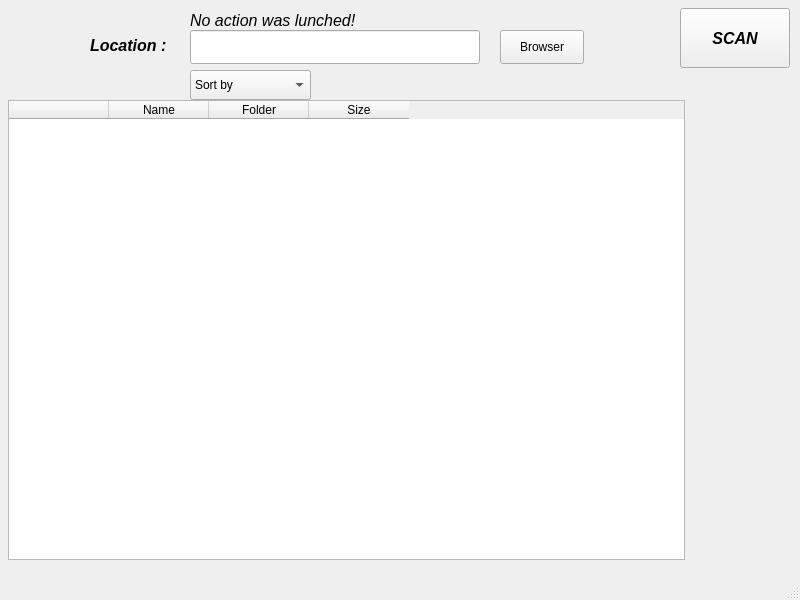
<?xml version="1.0" encoding="UTF-8"?>
<ui version="4.0">
 <class>MainWindow</class>
 <widget class="QMainWindow" name="MainWindow">
  <property name="geometry">
   <rect>
    <x>0</x>
    <y>0</y>
    <width>800</width>
    <height>600</height>
   </rect>
  </property>
  <property name="cursor">
   <cursorShape>ArrowCursor</cursorShape>
  </property>
  <property name="windowTitle">
   <string>MainWindow</string>
  </property>
  <widget class="QWidget" name="centralwidget">
   <widget class="QLabel" name="info">
    <property name="geometry">
     <rect>
      <x>190</x>
      <y>10</y>
      <width>291</width>
      <height>20</height>
     </rect>
    </property>
    <property name="font">
     <font>
      <family>Arial</family>
      <pointsize>12</pointsize>
      <weight>50</weight>
      <italic>true</italic>
      <bold>false</bold>
     </font>
    </property>
    <property name="cursor">
     <cursorShape>ArrowCursor</cursorShape>
    </property>
    <property name="mouseTracking">
     <bool>false</bool>
    </property>
    <property name="tabletTracking">
     <bool>false</bool>
    </property>
    <property name="text">
     <string>No action was lunched!</string>
    </property>
   </widget>
   <widget class="QLabel" name="loading">
    <property name="geometry">
     <rect>
      <x>0</x>
      <y>0</y>
      <width>800</width>
      <height>571</height>
     </rect>
    </property>
    <property name="text">
     <string/>
    </property>
   </widget>
   <widget class="QPushButton" name="scanbtn">
    <property name="geometry">
     <rect>
      <x>680</x>
      <y>8</y>
      <width>110</width>
      <height>60</height>
     </rect>
    </property>
    <property name="font">
     <font>
      <family>Arial</family>
      <pointsize>12</pointsize>
      <weight>75</weight>
      <italic>true</italic>
      <bold>true</bold>
     </font>
    </property>
    <property name="text">
     <string>SCAN</string>
    </property>
    <property name="checkable">
     <bool>false</bool>
    </property>
    <property name="checked">
     <bool>false</bool>
    </property>
   </widget>
   <widget class="QTableWidget" name="dup_table">
    <property name="geometry">
     <rect>
      <x>8</x>
      <y>100</y>
      <width>677</width>
      <height>460</height>
     </rect>
    </property>
    <property name="frameShape">
     <enum>QFrame::StyledPanel</enum>
    </property>
    <property name="frameShadow">
     <enum>QFrame::Sunken</enum>
    </property>
    <property name="lineWidth">
     <number>3</number>
    </property>
    <property name="midLineWidth">
     <number>4</number>
    </property>
    <property name="verticalScrollBarPolicy">
     <enum>Qt::ScrollBarAsNeeded</enum>
    </property>
    <property name="horizontalScrollBarPolicy">
     <enum>Qt::ScrollBarAsNeeded</enum>
    </property>
    <property name="sizeAdjustPolicy">
     <enum>QAbstractScrollArea::AdjustIgnored</enum>
    </property>
    <property name="showGrid">
     <bool>true</bool>
    </property>
    <property name="rowCount">
     <number>0</number>
    </property>
    <property name="columnCount">
     <number>4</number>
    </property>
    <property name="Size" stdset="0">
     <size>
      <width>-1</width>
      <height>-1</height>
     </size>
    </property>
    <column>
     <property name="text">
      <string/>
     </property>
    </column>
    <column>
     <property name="text">
      <string>Name</string>
     </property>
    </column>
    <column>
     <property name="text">
      <string>Folder</string>
     </property>
    </column>
    <column>
     <property name="text">
      <string>Size</string>
     </property>
    </column>
   </widget>
   <widget class="QDialog" name="kdialog">
    <property name="geometry">
     <rect>
      <x>2218</x>
      <y>431</y>
      <width>16</width>
      <height>16</height>
     </rect>
    </property>
   </widget>
   <widget class="QPushButton" name="filebrowse">
    <property name="geometry">
     <rect>
      <x>500</x>
      <y>30</y>
      <width>84</width>
      <height>34</height>
     </rect>
    </property>
    <property name="text">
     <string>Browser</string>
    </property>
   </widget>
   <widget class="QLineEdit" name="path_browser">
    <property name="enabled">
     <bool>true</bool>
    </property>
    <property name="geometry">
     <rect>
      <x>190</x>
      <y>30</y>
      <width>290</width>
      <height>34</height>
     </rect>
    </property>
    <property name="text">
     <string/>
    </property>
   </widget>
   <widget class="QWidget" name="verticalLayoutWidget">
    <property name="geometry">
     <rect>
      <x>90</x>
      <y>30</y>
      <width>91</width>
      <height>31</height>
     </rect>
    </property>
    <layout class="QVBoxLayout" name="verticalLayout">
     <item>
      <widget class="QLabel" name="label">
       <property name="font">
        <font>
         <family>Arial</family>
         <pointsize>12</pointsize>
         <weight>75</weight>
         <italic>true</italic>
         <bold>true</bold>
        </font>
       </property>
       <property name="text">
        <string>Location :</string>
       </property>
      </widget>
     </item>
    </layout>
   </widget>
   <widget class="QComboBox" name="sort_combo">
    <property name="geometry">
     <rect>
      <x>190</x>
      <y>70</y>
      <width>121</width>
      <height>30</height>
     </rect>
    </property>
    <item>
     <property name="text">
      <string>Sort by</string>
     </property>
    </item>
    <item>
     <property name="text">
      <string>Name (default)</string>
     </property>
    </item>
    <item>
     <property name="text">
      <string>Size</string>
     </property>
    </item>
   </widget>
   <zorder>loading</zorder>
   <zorder>info</zorder>
   <zorder>scanbtn</zorder>
   <zorder>dup_table</zorder>
   <zorder>kdialog</zorder>
   <zorder>filebrowse</zorder>
   <zorder>path_browser</zorder>
   <zorder>verticalLayoutWidget</zorder>
   <zorder>sort_combo</zorder>
  </widget>
  <widget class="QStatusBar" name="statusbar"/>
 </widget>
 <resources>
  <include location="assets.qrc"/>
 </resources>
 <connections/>
</ui>
